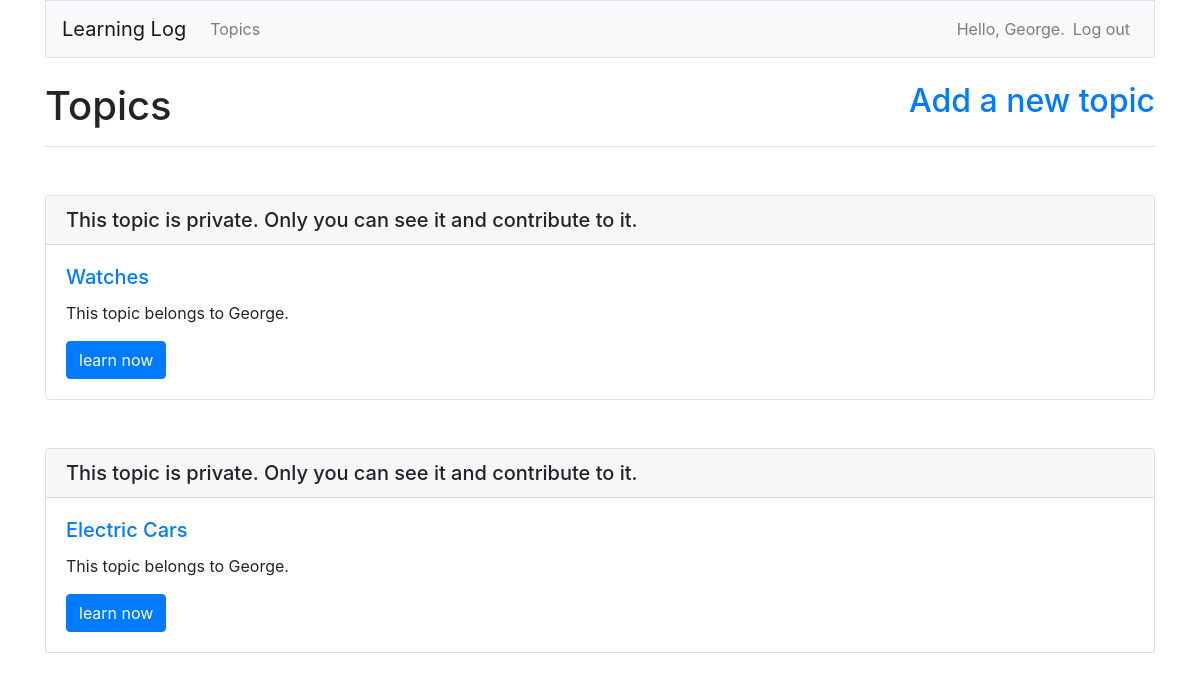
Page /topics/ (signed in) on the earlier database version.
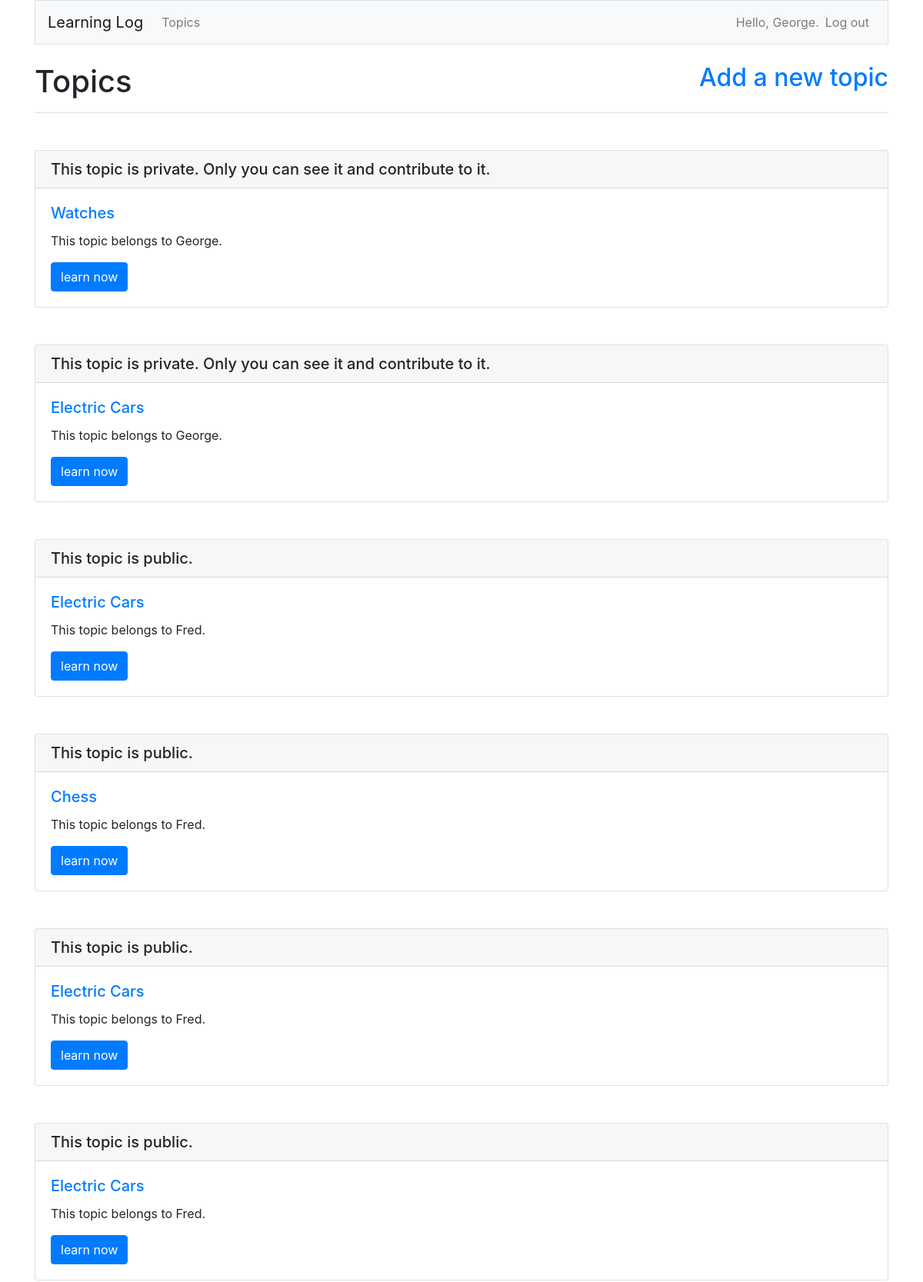
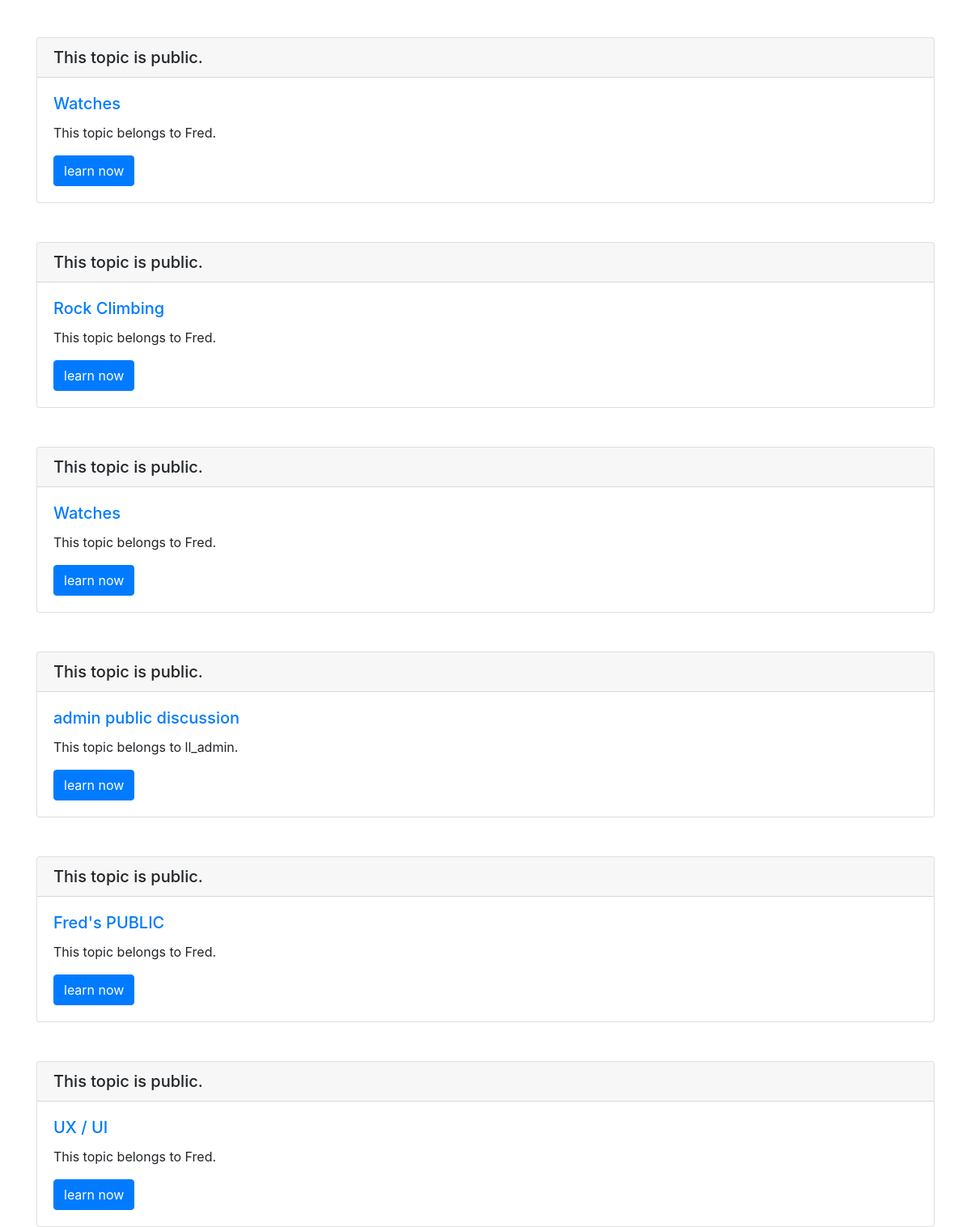
Same page on the later database version (2 pictures, top to bottom).
### learning_logs/models.py (models this page shows)
class Topic(models.Model):
    text = models.CharField(max_length=200)
    date_added = models.DateTimeField(auto_now_add=True)
    owner = models.ForeignKey(User, on_delete=models.CASCADE)
    public = models.BooleanField()
    def __str__(self):
        return self.text

### learning_logs/views.py (the view)
# urls.py: path('topics/', views.topics, name='topics'),
@login_required
def topics(request):
    topics = Topic.objects.filter(Q(owner=request.user) | Q(public=True)).order_by('date_added')
    context = {'topics': topics}
    return render(request, 'learning_logs/topics.html', context)

### learning_logs/templates/learning_logs/topics.html
{% extends "learning_logs/base.html" %}
{% block page_header %}
<div style="overflow: hidden;">
   <h1 style="float: left;"> Topics</h1>
   <h2 style="float: right;"><a href="{% url 'learning_logs:new_topic' %}">Add a new topic</a></h2>
</div>
{% endblock page_header %}
{% block content %}
{% for topic in topics %}
<div class="card mt-5">
   {% if topic.public == True %}
   <h5 class="card-header">This topic is public.</h5>
   {% else %}
   <h5 class="card-header">This topic is private. Only you can see it and contribute to it.</h5>
   {% endif %}
   <div class="card-body">
      <h5 class="card-title"><a href="{% url 'learning_logs:topic' topic.id %}">{{ topic }}</a></h5>
      <p class="card-text">This topic belongs to {{ topic.owner }}.</p>
      <a href="{% url 'learning_logs:topic' topic.id %}" class="btn btn-primary">learn now</a>
   </div>
</div>
{% empty %}
<div class="card-body">
   <h5 class="card-title">>No topics have been added yet.</h5>
</div>
{% endfor %}
{% endblock content %}

### learning_logs/templates/learning_logs/base.html (shortened to what this page needs)
{% load bootstrap4 %}
<!doctype html>
<html lang="en">
<head>
  {% bootstrap_css %}
</head>
<body>
  <div class="container">
  <nav class="navbar navbar-expand-lg mb-4 border navbar-light bg-light">
    <a class="navbar-brand" href="{% url 'learning_logs:index'%}">
      Learning Log </a>
    <div class="collapse navbar-collapse" id="navbarNavDropdown">
      <ul class="navbar-nav mr-auto">
        <li class="nav-item">
          <a class="nav-link" href="{% url 'learning_logs:topics'%}">
            Topics </a></li>
      </ul>
      <ul class="navbar-nav ml-auto">
        {% if user.is_authenticated %}
        <li class="nav-item">
          <span class="navbar-text">Hello, {{ user.username }}.</span>
        </li>
        <li class="nav-item">
          <a class="nav-link" href="{% url 'users:logout' %}">Log out</a>
        </li>
        {% endif %}
      </ul>
    </div>
  </nav>
</div>
  <main role="main" class="container">
    <div class="pb-2 mb-2 border-bottom">
      {%block page_header %}{% endblock page_header %}
    </div>
    <div>
      {% block content %}{% endblock content %}
    </div>
  </main>
</body>
</html>

Differences in the rows shown:
added Topic: public "This topic is public.", text "Electric Cars", owner "Fred"
added Topic: public "This topic is public.", text "Chess", owner "Fred"
added Topic: public "This topic is public.", text "Electric Cars", owner "Fred"
added Topic: public "This topic is public.", text "Electric Cars", owner "Fred"
added Topic: public "This topic is public.", text "Watches", owner "Fred"
added Topic: public "This topic is public.", text "Rock Climbing", owner "Fred"
added Topic: public "This topic is public.", text "Watches", owner "Fred"
added Topic: public "This topic is public.", text "admin public discussion", owner "ll_admin"
added Topic: public "This topic is public.", text "Fred's PUBLIC", owner "Fred"
added Topic: public "This topic is public.", text "UX / UI", owner "Fred"
